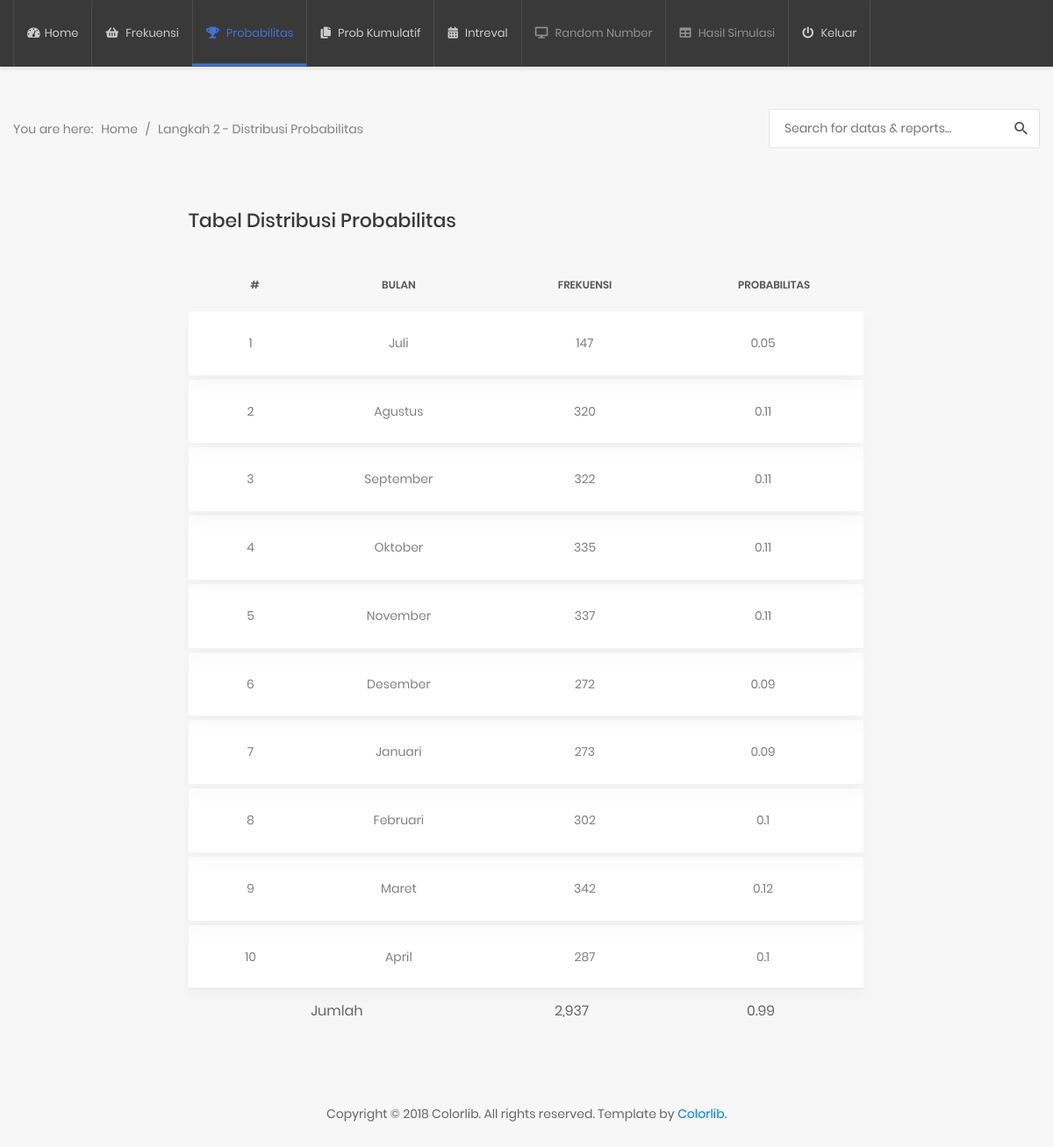
Screenshot of /2017-2018/home.php?p=distribusi-probabilitas with the database file from the repository.
### tables this page shows
CREATE TABLE `absen2016_2017` (
  `kd_bulan` varchar(10) NOT NULL,
  `kehadiran` int(5) NOT NULL
);

CREATE TABLE `bulan` (
  `kd_bulan` varchar(10) NOT NULL,
  `nama_bulan` varchar(10) NOT NULL
);

### 2017-2018/distribusi-probabilitas.php (the view)
<div class="page-content--bgf7">
    <section class="au-breadcrumb2">
        <div class="container">
            <div class="row">
                <div class="col-md-12">
                    <div class="au-breadcrumb-content">
                        <div class="au-breadcrumb-left">
                            <span class="au-breadcrumb-span">You are here:</span>
                            <ul class="list-unstyled list-inline au-breadcrumb__list">
                                <li class="list-inline-item active">
                                    <a href="#">Home</a>
                                </li>
                                <li class="list-inline-item seprate">
                                    <span>/</span>
                                </li>
                                <li class="list-inline-item">Langkah 2 - Distribusi Probabilitas</li>
                            </ul>
                        </div>
                        <form class="au-form-icon--sm" action="" method="post">
                            <input class="au-input--w300 au-input--style2" type="text" placeholder="Search for datas &amp; reports...">
                            <button class="au-btn--submit2" type="submit">
                                <i class="zmdi zmdi-search"></i>
                            </button>
                        </form>
                    </div>
                </div>
            </div>
        </div>
    </section>
    <section class="p-t-20">
        <div class="container">
            <div class="row">
                <div class="col-md-8 offset-2">
                    <h3 class="title-5 m-b-35">Tabel Distribusi Probabilitas</h3>
                    <div class="table-responsive table-responsive-data2">
                        <table class="table table-data2 text-center">
                            <thead>
                                <tr>
                                    <th> # </th>
                                    <th>Bulan</th>
                                    <th>Frekuensi</th>
                                    <th>Probabilitas</th>
                                </tr>
                            </thead>
                            <tbody>
                                <?php
                                $totals = mysqli_query($con, "SELECT SUM(kehadiran) AS total FROM absen2016_2017") or die(mysqli_error($con));
                                $total = mysqli_fetch_array($totals);
                                $no = 1;
                                $sqls = mysqli_query($con, "SELECT * FROM absen2016_2017 a INNER JOIN bulan b ON a.kd_bulan = b.kd_bulan") or die(mysqli_error($con));
                                foreach ($sqls as $sql) { ?>
                                <tr class="spacer"></tr>
                                <tr class="tr-shadow">
                                    <td><?= $no ?></td>
                                    <td><?= $sql['nama_bulan'] ?></td>
                                    <td><?= $sql['kehadiran'] ?></td>
                                    <td><?= $prob = round($sql['kehadiran'] / $total['total'], 2) ?></td>
                                </tr>
                                <?php $no++ ?>
                                <?php @$jmlfreq += $sql['kehadiran'] ?>
                                <?php @$jmlprob  += $prob ?>
                                <?php } ?>
                            </tbody>
                            <tfoot>
                                <tr>
                                    <td colspan="2">Jumlah</td>
                                    <td><?= number_format($jmlfreq) ?></td>
                                    <td><?= $jmlprob ?></td>
                                </tr>
                            </tfoot>
                        </table>
                    </div>
                </div>
            </div>
        </div>
    </section>

### rows the page displays
absen2016_2017: kd_bulan.nama_bulan "Juli", kehadiran "147", total "0.05"
absen2016_2017: kd_bulan.nama_bulan "Agustus", kehadiran "320", total "0.11"
absen2016_2017: kd_bulan.nama_bulan "September", kehadiran "322", total "0.11"
absen2016_2017: kd_bulan.nama_bulan "Oktober", kehadiran "335", total "0.11"
absen2016_2017: kd_bulan.nama_bulan "November", kehadiran "337", total "0.11"
absen2016_2017: kd_bulan.nama_bulan "Desember", kehadiran "272", total "0.09"
absen2016_2017: kd_bulan.nama_bulan "Januari", kehadiran "273", total "0.09"
absen2016_2017: kd_bulan.nama_bulan "Februari", kehadiran "302", total "0.1"
absen2016_2017: kd_bulan.nama_bulan "Maret", kehadiran "342", total "0.12"
absen2016_2017: kd_bulan.nama_bulan "April", kehadiran "287", total "0.1"

### other values shown
$jmlfreq "2,937"
$jmlprob "0.99"
